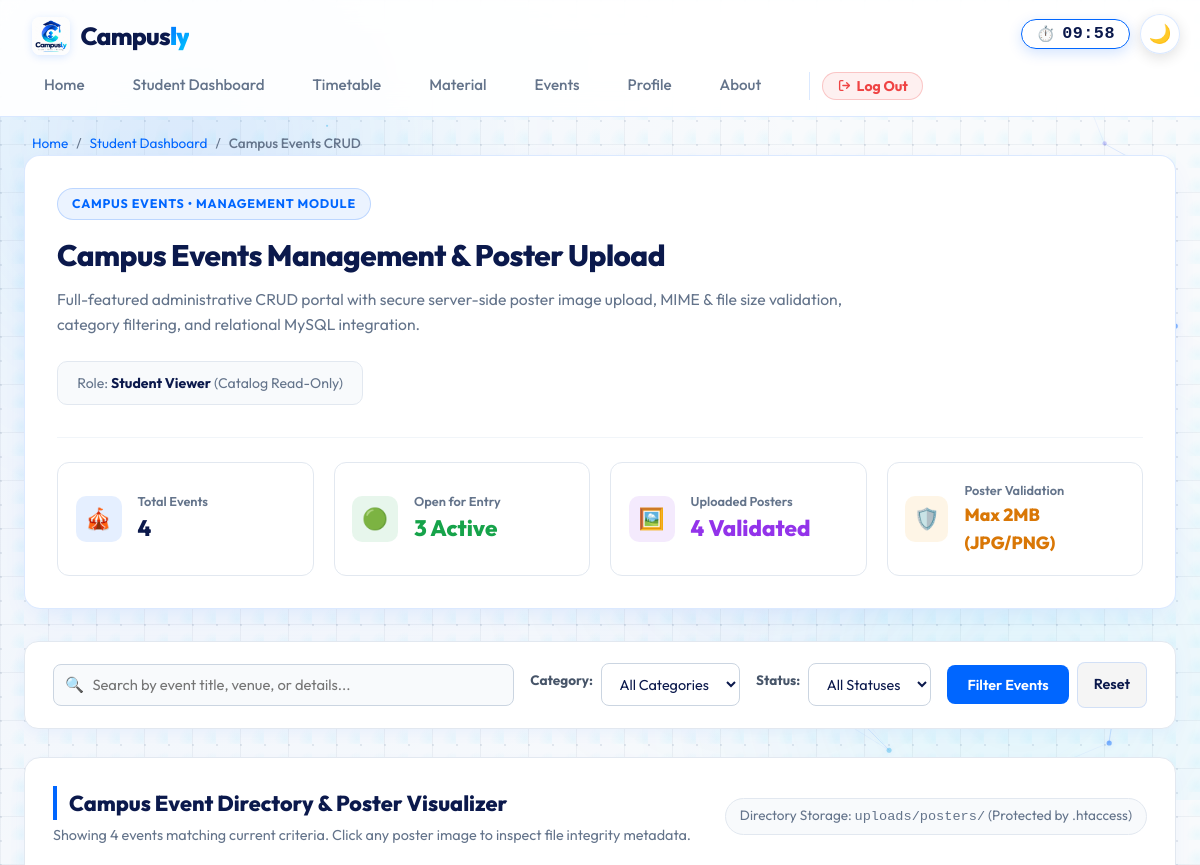
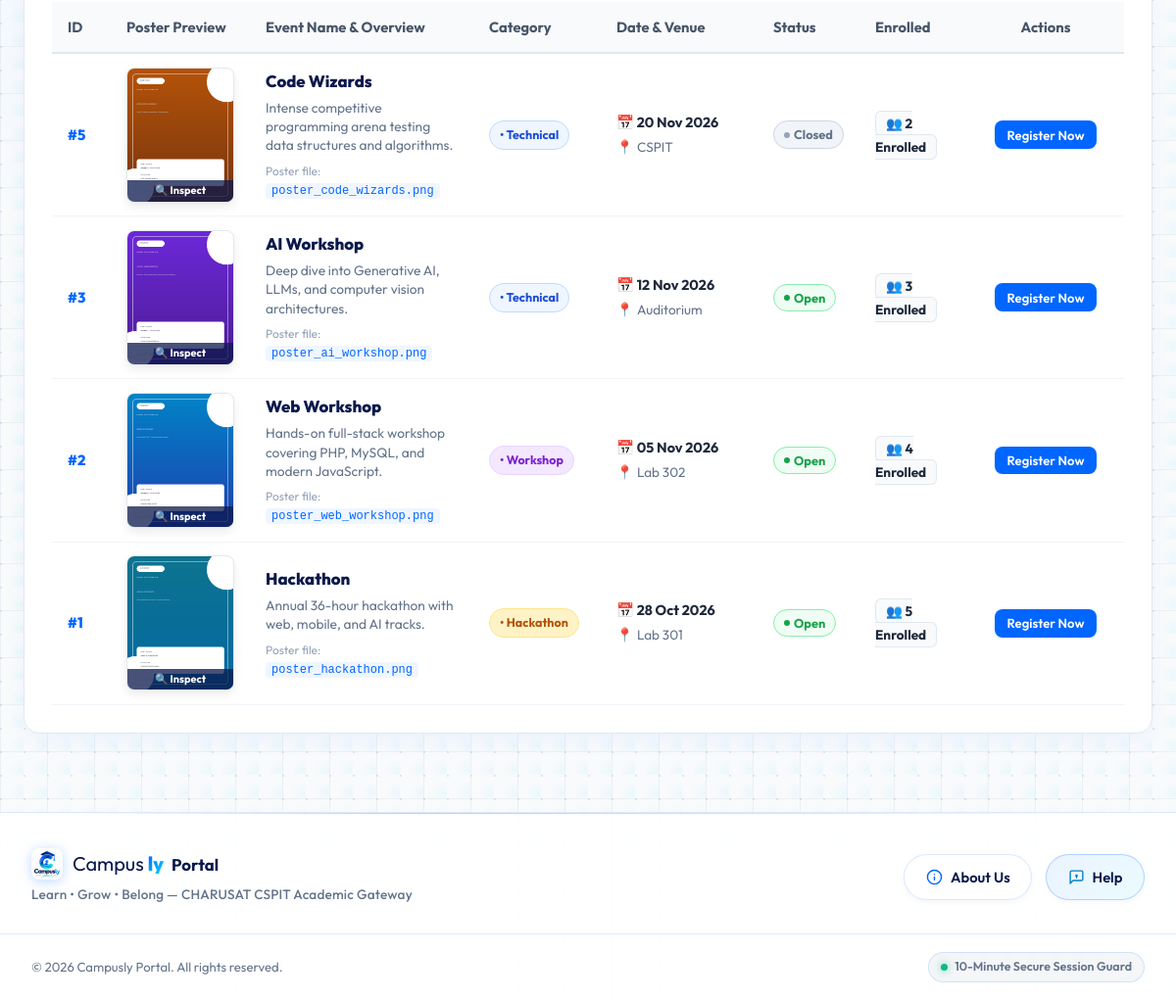
/events.php (signed in), run on the app's committed database (2 pictures, top to bottom).
### tables this page shows
CREATE TABLE `events` (
  `event_id` int NOT NULL AUTO_INCREMENT,
  `event_name` varchar(100) NOT NULL,
  `venue` varchar(100) NOT NULL,
  `poster` varchar(255) DEFAULT NULL,
  `event_date` date DEFAULT NULL,
  `category` varchar(50) NOT NULL DEFAULT 'Technical',
  `status` enum('Open','Closed') NOT NULL DEFAULT 'Open',
  `description` text,
  `created_at` timestamp NULL DEFAULT CURRENT_TIMESTAMP,
  PRIMARY KEY (`event_id`)
);

### events.php (the view, shortened to what the rows shown need)
<?php
require_once __DIR__ . '/db.php';
$userRole   = $_SESSION['role'] ?? 'student';
$isAdmin    = ($userRole === 'admin');
$sql = "SELECT e.event_id, e.event_name, e.venue, e.poster, e.event_date, e.category, e.status, e.description,
               COUNT(r.reg_id) AS total_registrations
        FROM events e
        LEFT JOIN registrations r ON e.event_id = r.event_id
        WHERE 1=1";
$params = [];
$sql .= " GROUP BY e.event_id, e.event_name, e.venue, e.poster, e.event_date, e.category, e.status, e.description ORDER BY e.event_id DESC";
$stmt = $pdo->prepare($sql);
$stmt->execute($params);
$eventsList = $stmt->fetchAll();
require_once __DIR__ . '/includes/header.php';
?>
  <main id="main-content" style="max-width: 1400px; margin: 0 auto; padding: 0 1.5rem 3rem;">
    <section class="panel" style="padding: 2rem; border-radius: 16px; margin-bottom: 2rem; background: var(--panel-bg); border: 1px solid var(--panel-border); box-shadow: var(--card-shadow);">
      <div style="display: flex; justify-content: space-between; align-items: flex-start; flex-wrap: wrap; gap: 1.5rem;">
        <div>
          <h1 style="margin: 0; font-size: 1.85rem; color: var(--text-main); font-weight: 800;">
            Campus Events Management & Poster Upload
          </h1>
        </div>
      </div>
    </section>
    <section class="panel" style="padding: 1.75rem; border-radius: 16px; background: #ffffff; border: 1px solid #e2e8f0; box-shadow: 0 10px 25px -5px rgba(0, 102, 255, 0.06);">
      <div style="display: flex; justify-content: space-between; align-items: center; margin-bottom: 1.25rem; flex-wrap: wrap; gap: 1rem;">
        <div>
          <h2 style="margin: 0; font-size: 1.35rem; color: #0b194c; font-weight: 800;">
            Campus Event Directory & Poster Visualizer
          </h2>
        </div>
      </div>
      <div style="overflow-x: auto;">
        <table id="events-table" style="width: 100%; border-collapse: collapse; font-size: 0.92rem;">
          <thead>
            <tr style="background: #f8fafc; border-bottom: 2px solid #e2e8f0; text-align: left; color: #475569;">
              <th style="padding: 0.85rem 1rem; width: 60px;">ID</th>
              <th style="padding: 0.85rem 1rem; width: 140px;">Poster Preview</th>
              <th style="padding: 0.85rem 1rem;">Event Name & Overview</th>
              <th style="padding: 0.85rem 1rem; width: 130px;">Category</th>
              <th style="padding: 0.85rem 1rem; width: 160px;">Date & Venue</th>
              <th style="padding: 0.85rem 1rem; width: 100px;">Status</th>
              <th style="padding: 0.85rem 1rem; width: 110px;">Enrolled</th>
              <th style="padding: 0.85rem 1rem; width: 160px; text-align: center;">Actions</th>
            </tr>
          </thead>
          <tbody>
            <?php if (empty($eventsList)): ?>
              <tr>
                <td colspan="8" style="padding: 3rem 1rem; text-align: center; color: #64748b;">
                  <div style="font-size: 2.2rem; margin-bottom: 0.5rem;">🔍</div>
                  <div style="font-size: 1.1rem; font-weight: 700; color: #0b194c;">No events found matching your criteria</div>
                  <div style="margin-top: 0.5rem;">
                    <a href="events.php" class="btn btn-secondary" style="font-size: 0.85rem; padding: 0.4rem 1rem;">Clear Filters</a>
                  </div>
                </td>
              </tr>
            <?php else: ?>
              <?php foreach ($eventsList as $ev):
                $posterSrc = !empty($ev['poster']) && file_exists(__DIR__ . '/' . $ev['poster'])
                    ? htmlspecialchars($ev['poster'])
                    : 'images/campusly-logo.png';
                $evDateFormatted = !empty($ev['event_date']) ? date('d M Y', strtotime($ev['event_date'])) : 'TBA';
              ?>
                <tr class="event-data-row" style="border-bottom: 1px solid #f1f5f9; transition: background 0.15s ease;" onmouseover="this.style.background='#f8fafc'" onmouseout="this.style.background='#ffffff'">
                  <td style="padding: 0.85rem 1rem; font-weight: 800; color: #0066ff;">
                    #<?= (int)$ev['event_id'] ?>
                  </td>
                  <td style="padding: 0.85rem 1rem;">
                    <div style="position: relative; width: 110px; height: 138px; border-radius: 8px; overflow: hidden; border: 1.5px solid #e2e8f0; box-shadow: 0 4px 10px rgba(0,0,0,0.08); background: #f1f5f9; cursor: pointer;"
                         onclick="inspectPoster('<?= addslashes($ev['event_name']) ?>', '<?= $posterSrc ?>', '<?= (int)$ev['event_id'] ?>')"
                         title="Click to inspect poster & metadata">
                      <img src="<?= $posterSrc ?>" alt="Poster for <?= htmlspecialchars($ev['event_name']) ?>" style="width: 100%; height: 100%; object-fit: cover; display: block; transition: transform 0.25s ease;" onmouseover="this.style.transform='scale(1.05)'" onmouseout="this.style.transform='scale(1.0)'">
                      <div style="position: absolute; bottom: 0; left: 0; right: 0; background: rgba(11, 25, 76, 0.75); color: #fff; font-size: 0.68rem; font-weight: 700; text-align: center; padding: 2px 0;">
                        🔍 Inspect
                      </div>
                    </div>
                  </td>
                  <td style="padding: 0.85rem 1rem;">
                    <div style="font-weight: 800; font-size: 1.05rem; color: #0b194c; margin-bottom: 4px;">
                      <?= htmlspecialchars($ev['event_name']) ?>
                    </div>
                    <div style="font-size: 0.86rem; color: #64748b; line-height: 1.4; max-width: 360px;">
                      <?= !empty($ev['description']) ? htmlspecialchars($ev['description']) : 'Official University event hosted under CHARUSAT CSPIT.' ?>
                    </div>
                    <div style="margin-top: 6px; font-size: 0.75rem; color: #94a3b8;">
                      Poster file: <code style="color: #0066ff; background: rgba(0, 102, 255, 0.06); padding: 1px 6px; border-radius: 4px;"><?= basename($posterSrc) ?></code>
                    </div>
                  </td>
                  <td style="padding: 0.85rem 1rem;">
                    <?php
                      $catColors = [
                        'Technical' => ['bg' => '#eff6ff', 'text' => '#1d4ed8', 'border' => '#bfdbfe'],
                        'Hackathon' => ['bg' => '#fef3c7', 'text' => '#b45309', 'border' => '#fde68a'],
                        'Workshop'  => ['bg' => '#f3e8ff', 'text' => '#7e22ce', 'border' => '#e9d5ff'],
                        'Cultural'  => ['bg' => '#fce7f3', 'text' => '#be185d', 'border' => '#fbcfe8'],
                        'Sports'    => ['bg' => '#ecfdf5', 'text' => '#047857', 'border' => '#a7f3d0'],
                      ];
                      $c = $catColors[$ev['category']] ?? ['bg' => '#f1f5f9', 'text' => '#475569', 'border' => '#cbd5e1'];
                    ?>
                    <span style="background: <?= $c['bg'] ?>; color: <?= $c['text'] ?>; border: 1px solid <?= $c['border'] ?>; padding: 4px 10px; border-radius: 9999px; font-size: 0.78rem; font-weight: 700; display: inline-flex; align-items: center; gap: 4px;">
                      &bull; <?= htmlspecialchars($ev['category']) ?>
                    </span>
                  </td>
                  <td style="padding: 0.85rem 1rem;">
                    <div style="font-weight: 700; color: #1e293b; font-size: 0.9rem; margin-bottom: 3px;">
                      📅 <?= $evDateFormatted ?>
                    </div>
                    <div style="color: #64748b; font-size: 0.85rem; display: flex; align-items: center; gap: 4px;">
                      <span>📍</span> <?= htmlspecialchars($ev['venue']) ?>
                    </div>
                  </td>
                  <td style="padding: 0.85rem 1rem;">
                    <?php if ($ev['status'] === 'Open'): ?>
                      <span style="background: #f0fdf4; color: #16a34a; border: 1px solid #86efac; padding: 3px 10px; border-radius: 9999px; font-size: 0.8rem; font-weight: 700; display: inline-flex; align-items: center; gap: 4px;">
                        <span style="width: 6px; height: 6px; border-radius: 50%; background: #16a34a;"></span> Open
                      </span>
                    <?php else: ?>
                      <span style="background: #f1f5f9; color: #64748b; border: 1px solid #cbd5e1; padding: 3px 10px; border-radius: 9999px; font-size: 0.8rem; font-weight: 700; display: inline-flex; align-items: center; gap: 4px;">
                        <span style="width: 6px; height: 6px; border-radius: 50%; background: #94a3b8;"></span> Closed
                      </span>
                    <?php endif; ?>
                  </td>
                  <td style="padding: 0.85rem 1rem;">
                    <span style="background: #f8fafc; border: 1px solid #e2e8f0; padding: 3px 10px; border-radius: 6px; font-weight: 700; color: #1e293b; font-size: 0.85rem;">
                      👥 <?= (int)$ev['total_registrations'] ?> Enrolled
                    </span>
                  </td>
                  <td style="padding: 0.85rem 1rem; text-align: center;">
                    <?php if ($isAdmin): ?>
                      <div style="display: flex; gap: 6px; justify-content: center; align-items: center;">
                        <button type="button" class="btn btn-secondary" onclick='openEditEventModal(<?= json_encode($ev) ?>)'
                                style="padding: 0.35rem 0.65rem; font-size: 0.8rem; border-radius: 6px; display: inline-flex; align-items: center; gap: 4px;" title="Edit Event & Poster">
                          ✏️ Edit
                        </button>
                        <form action="events.php" method="POST" style="margin: 0; display: inline;" onsubmit="return confirm('Are you sure you want to permanently delete event #<?= (int)$ev['event_id'] ?> (<?= htmlspecialchars(addslashes($ev['event_name'])) ?>)? This will remove the database record and unlink its poster file.');">
                          <input type="hidden" name="action" value="delete">
                          <input type="hidden" name="event_id" value="<?= (int)$ev['event_id'] ?>">
                          <button type="submit" class="btn" style="padding: 0.35rem 0.65rem; font-size: 0.8rem; background: #fee2e2; color: #991b1b; border: 1px solid #fca5a5; border-radius: 6px;" title="Delete Event">
                            🗑️ Delete
                          </button>
                        </form>
                      </div>
                    <?php else: ?>
                      <button type="button" class="btn btn-primary" onclick="alert('You are registered for <?= htmlspecialchars(addslashes($ev['event_name'])) ?>!')" style="padding: 0.4rem 0.8rem; font-size: 0.82rem;">
                        Register Now
                      </button>
                    <?php endif; ?>
                  </td>
                </tr>
              <?php endforeach; ?>
            <?php endif; ?>
          </tbody>
        </table>
      </div>
    </section>
  </main>
<?php require_once __DIR__ . '/includes/footer.php'; ?>

### data on the page
events: event_id "5", poster (picture), event_name "Code Wizards", description "Intense competitive programming arena testing data structures and algorithms.", poster "poster_code_wizards.png", category "Technical", event_date "20 Nov 2026", venue "CSPIT", status "Closed" (drawn), total_registrations "2"
events: event_id "3", poster (picture), event_name "AI Workshop", description "Deep dive into Generative AI, LLMs, and computer vision architectures.", poster "poster_ai_workshop.png", category "Technical", event_date "12 Nov 2026", venue "Auditorium", status "Open" (drawn), total_registrations "3"
events: event_id "2", poster (picture), event_name "Web Workshop", description "Hands-on full-stack workshop covering PHP, MySQL, and modern JavaScript.", poster "poster_web_workshop.png", category "Workshop", event_date "05 Nov 2026", venue "Lab 302", status "Open" (drawn), total_registrations "4"
events: event_id "1", poster (picture), event_name "Hackathon", description "Annual 36-hour hackathon with web, mobile, and AI tracks.", poster "poster_hackathon.png", category "Hackathon", event_date "28 Oct 2026", venue "Lab 301", status "Open" (drawn), total_registrations "5"

### other printed values
$totalEventsCount "4"
$openEventsCount "3"
$postersCount "4"
count($eventsList) "4"
